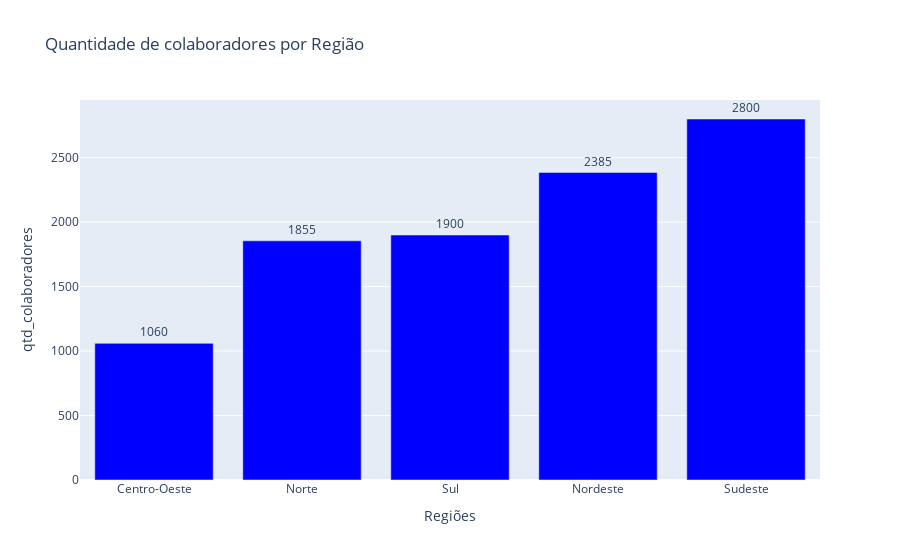

The cell this chart's notebook holds for it:
### Code cell
contagem = df[["Regiões","id"]].groupby("Regiões").count().reset_index().sort_values(by="id").tail(10)

fig = px.bar(contagem, x="Regiões", y="id",
             labels={"Regiões": "Regiões", 'id': 'qtd_colaboradores'},
             title='Quantidade de colaboradores por Região',
             color_discrete_sequence=['blue'],
             text="id")

fig.update_traces(texttemplate='%{text}', textposition='outside')

### Figure 1 — Plotly figure (JSON) as saved in the notebook; plotly's stock layout.template omitted (floating-point values rounded to 4 significant figures)
{"data": [{"alignmentgroup": "True", "hovertemplate": "Regiões=%{x}<br>qtd_colaboradores=%{text}<extra></extra>", "legendgroup": "", "marker": {"color": "blue", "pattern": {"shape": ""}}, "name": "", "offsetgroup": "", "orientation": "v", "showlegend": false, "text": [1060, 1855, 1900, 2385, 2800], "textposition": "outside", "texttemplate": "%{text}", "type": "bar", "x": ["Centro-Oeste", "Norte", "Sul", "Nordeste", "Sudeste"], "xaxis": "x", "y": [1060, 1855, 1900, 2385, 2800], "yaxis": "y"}], "layout": {"barmode": "relative", "legend": {"tracegroupgap": 0}, "title": {"text": "Quantidade de colaboradores por Região"}, "xaxis": {"anchor": "y", "domain": [0, 1], "title": {"text": "Regiões"}}, "yaxis": {"anchor": "x", "domain": [0, 1], "title": {"text": "qtd_colaboradores"}}}}
